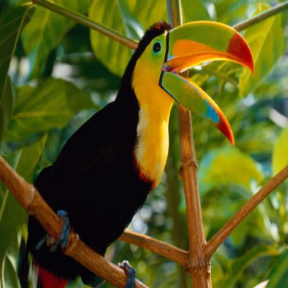
#> input picture images/bird.png, 288 x 288 px
$ python gamma_display.py
#> lines starting #> are read from the running program, lines starting #| are printed output that depends on the picture
import cv2
import numpy as np
import matplotlib.pyplot as plt

# 读取图像
image = cv2.imread('./images/bird.png')
#> image is the input picture: shape (288, 288, 3); mean B, G, R 27, 88.5, 88

# 伽马校正函数
def gamma_correction(image, gamma):
#> called with gamma = 2.2
    inv_gamma = 1.0 / gamma
    table = np.array([(i / 255.0) ** inv_gamma * 255 for i in np.arange(0, 256)]).astype("uint8")
    return cv2.LUT(image, table)
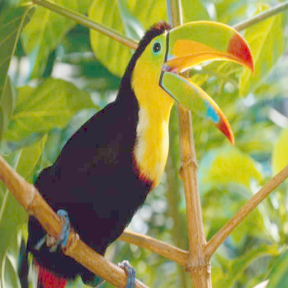
#> returned value: shape (288, 288, 3); mean of channels 0, 1, 2 74.9, 145.4, 144.8; drawn as B, G, R

# 模拟编码伽马（通常在保存图像时进行）
encoded_image = gamma_correction(image, 2.2)

# 模拟显示伽马（通常在显示图像时进行）
displayed_image = gamma_correction(encoded_image, 1/2.2)

# 显示原始图像和经过伽马校正后的图像
image_rgb = cv2.cvtColor(image, cv2.COLOR_BGR2RGB)
encoded_image_rgb = cv2.cvtColor(encoded_image, cv2.COLOR_BGR2RGB)
displayed_image_rgb = cv2.cvtColor(displayed_image, cv2.COLOR_BGR2RGB)

plt.figure(figsize=(15, 5))
plt.subplot(1, 3, 1)
plt.imshow(image_rgb)
plt.title('Original Image')
plt.axis('off')

plt.subplot(1, 3, 2)
plt.imshow(encoded_image_rgb)
plt.title('Encoded Image (Gamma 2.2)')
plt.axis('off')

plt.subplot(1, 3, 3)
plt.imshow(displayed_image_rgb)
plt.title('Displayed Image (Gamma 1/2.2)')
plt.axis('off')

plt.show()
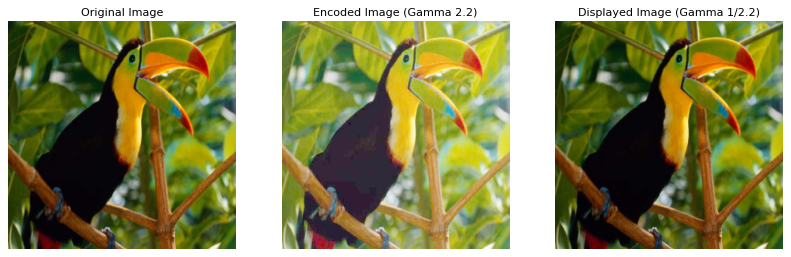
#> figure drawn by matplotlib, 3 panels
